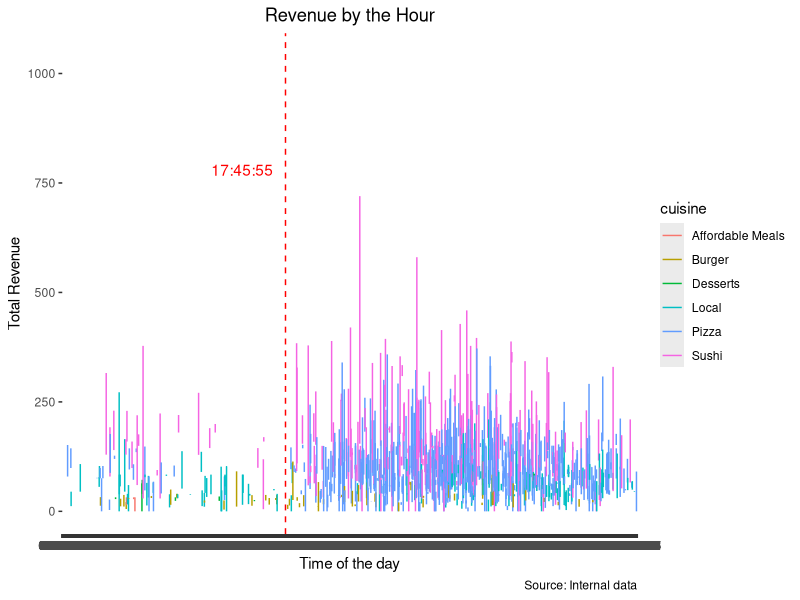
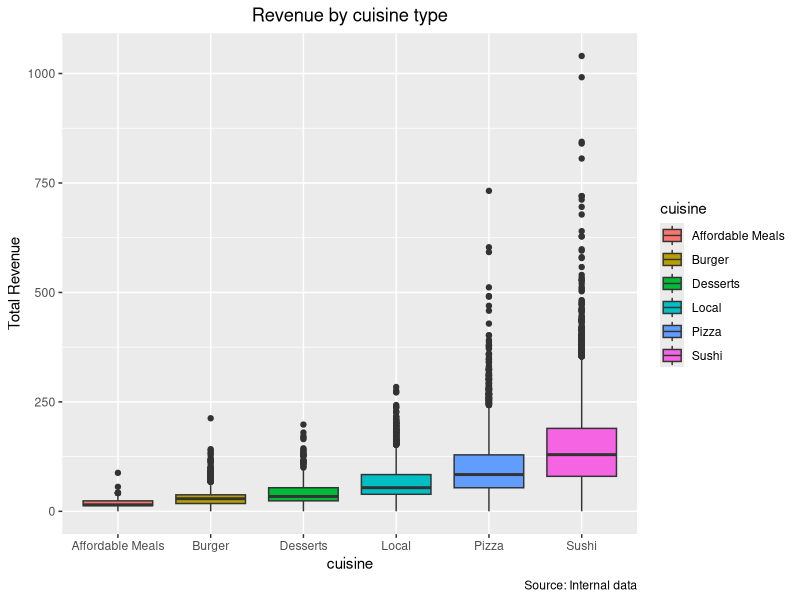

Reproduce these figures in R, in order. (Note: this script raises an error after producing the figures.)
#install the packages if necessary
if(!require("tidyverse")) install.packages("tidyverse")
if(!require("sqldf")) install.packages("sqldf")
if(!require("formattable")) install.packages("formattable")
if(!require("readxl")) install.packages("readxl")

#load packages
library(tidyverse)
library(sqldf)
library(formattable)
library(readxl)


#Change the working directory to the folder in which the data is stored
setwd("C:/Users/Dell Latitud E7450/Desktop/UberTest")


#Load the Uber provided data
base_data_set <- data.frame(read.csv("Data Set - Territory Analyst, Uber Eats CenAm.csv"))


#Cleaning Uber Provided data
colnames(base_data_set)[1] <- "date"

base_data_set <- base_data_set %>% 
                separate(. , date, into = c("date", "time"), sep = " ") %>%  
                na.omit(.) %>% 
                mutate_at(vars(basket, total_eater_promos), 
                          ~currency(., format = "f", digits = 2)) %>%
                 na.omit(.)
  

#Exploratory Analysis
avg_basket_by_cuisine <- sqldf("SELECT cuisine, avg(basket) as avg_basket, count(distinct(order_id)) as total_orders, avg(total_eater_promos) as avg_promo FROM base_data_set
                             WHERE basket > 0
                             GROUP BY cuisine
                             ORDER by avg_basket DESC
                            ")


avg_rev_by_cuisine <- sqldf("SELECT cuisine, avg(basket - total_eater_promos) as rev FROM base_data_set
                             WHERE basket > 0
                             GROUP BY cuisine
                             ORDER by rev DESC
                            ")

avg_rev_by_user_top10 <- sqldf("SELECT user_id, avg(basket - total_eater_promos) as rev FROM base_data_set
                             WHERE basket > 0
                             GROUP BY user_id
                             ORDER by rev DESC
                             Limit 10
                            ")


distinct_orders <- sqldf("SELECT count(distinct(order_id)) as orders FROM base_data_set
      group by user_id")

mean(distinct_orders$orders)



#Hipotesis: Is there an specifc time of the day in which there are more orders place?
ggplot(data = base_data_set, aes(x = time, y = basket-total_eater_promos, col = cuisine))+
  geom_line()+ 
  geom_vline(xintercept = "17:45:55", col = "red", linetype = "dashed")+
  annotate(geom="text", x=4000, y=780, label="17:45:55",
             color="red")+
  ylab("Total Revenue")+ xlab("Time of the day")+ labs(caption = "Source: Internal data")+
  labs(title ="Revenue by the Hour") +
  theme(plot.title = element_text(hjust = 0.5))


#Which cuisine drive the most revenue?
ggplot(data = base_data_set, aes(x = cuisine, y = (basket - total_eater_promos), fill = cuisine))+
 geom_boxplot() + ylab("Total Revenue")+ labs(caption = "Source: Internal data")+
  labs(title ="Revenue by cuisine type") +
  theme(plot.title = element_text(hjust = 0.5))


#External data: Supermarkets price monitoring, source: CNP https://www.cnp.go.cr/sim/Precios_Nac_Mensuales.aspx
path <- "PNM_supermercados_2007-2023.xlsx"

supermarket <- path %>%
  excel_sheets() %>%
  set_names() %>%
  map(read_excel,
      path = path)

#Separate each table from the supermarket file into its own table
sub_list <- lapply(supermarket, as.data.frame)

for (i in 1:length(sub_list)){
  sublist_name <- names(sub_list)[i]
  assign(sublist_name, sub_list[[i]])
                                      }


#Cleaning special characters from all tables
colnames(ABARROTES) <- colnames(ABARROTES) %>% gsub(" ", "_", .) %>% gsub("-", "", .) %>% gsub("/", "", .)
colnames(GRANOS)<- colnames(GRANOS) %>% gsub(" ", "_", .) %>% gsub("-", "", .) %>% gsub("/", "", .)
colnames(CARNICOS)<- colnames(CARNICOS) %>% gsub(" ", "_", .) %>% gsub("-", "", .) %>% gsub("/", "", .)
colnames(HORTALIZAS)<- colnames(HORTALIZAS) %>% gsub(" ", "_", .) %>% gsub("-", "", .) %>% gsub("/", "", .)
colnames(FRUTAS)<- colnames(FRUTAS) %>% gsub(" ", "_", .) %>% gsub("-", "", .) %>% gsub("/", "", .)


#Grouping all prices into a single table
clean_supermarket_prices <- sqldf("SELECT * FROM ABARROTES
        JOIN GRANOS
        USING(FechaProducto)
        JOIN CARNICOS
        USING(FechaProducto)
        JOIN HORTALIZAS
        USING(FechaProducto)
        JOIN FRUTAS
        USING(FechaProducto) 
        ")

rm(ABARROTES)
rm(GRANOS)
rm(FRUTAS)
rm(CARNICOS)
rm(HORTALIZAS)
rm(sub_list)
rm(sublist_name)

supermarket_price_variability <- list(sort(sapply(subset(clean_supermarket_prices,
                                                         select = -FechaProducto), 
                                                  mad, na.rm = TRUE), decreasing =T))



#exporting the supermarket price analysis

write.csv(clean_supermarket_prices, file = "data1.csv", row.names = FALSE)
write.csv(supermarket_price_variability, file = "data2.csv", row.names = FALSE)




#Ingesting the new data
#Load the Uber provided data
new_data_set <- data.frame(read_excel("Take Home Exercise - NV Territory Analyst, Uber Eats CenAm - Data Set.xlsx"))


new_data_set <- new_data_set %>% 
  separate(. , date, into = c("date", "time"), sep = " ") %>%  
  na.omit(.) %>% 
  mutate_at(vars(basket, total_eater_promos), 
            ~currency(., format = "f", digits = 2)) %>%
  na.omit(.)



#Exploratory Analysis
avg_basket_by_category <- sqldf("SELECT category, avg(basket) as avg_basket, count(distinct(order_id)) as total_orders, avg(total_eater_promos) as avg_promo FROM new_data_set
                             WHERE basket > 0
                             GROUP BY category
                             ORDER by avg_basket DESC
                            ")


avg_rev_by_category <- sqldf("SELECT category, ABS(avg(total_eater_promos/basket)) as discounted_per FROM new_data_set
                             WHERE basket > 0
                             GROUP BY category
                             ORDER by discounted_per DESC
                            ") 

a <- sqldf("SELECT date, order_id, category, sum(basket) as revenue, sum(total_eater_promos) , ABS(total_eater_promos/basket) as discounted_per FROM new_data_set
                             WHERE basket > 0 AND discounted_per <= 0.4999999
                             GROUP BY order_id
                             ORDER BY revenue DESC
                            ") %>% mutate(as.double(discounted_per)) %>% mutate(discounted_per = NULL) 


ggplot(data = a, aes(x = reorder(category, revenue), y = revenue, fill = category))+
   geom_boxplot() + ylab("Total Revenue")+ labs(caption = "Source: Internal data")+
   labs(title ="Revenue by cuisine type") +
   theme(plot.title = element_text(hjust = 0.5))
 

#Exporting new data seet
write.csv(a, file = "data3.csv", row.names = FALSE)
